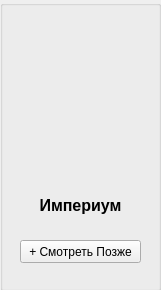
<?xml version="1.0" encoding="UTF-8"?>
<ui version="4.0">
 <class>Form</class>
 <widget class="QWidget" name="Form">
  <property name="geometry">
   <rect>
    <x>0</x>
    <y>0</y>
    <width>161</width>
    <height>290</height>
   </rect>
  </property>
  <property name="windowTitle">
   <string>Form</string>
  </property>
  <widget class="QGroupBox" name="groupBox">
   <property name="enabled">
    <bool>true</bool>
   </property>
   <property name="geometry">
    <rect>
     <x>0</x>
     <y>0</y>
     <width>161</width>
     <height>291</height>
    </rect>
   </property>
   <property name="title">
    <string/>
   </property>
   <widget class="QLabel" name="film_poster_2">
    <property name="geometry">
     <rect>
      <x>0</x>
      <y>0</y>
      <width>161</width>
      <height>191</height>
     </rect>
    </property>
    <property name="minimumSize">
     <size>
      <width>161</width>
      <height>0</height>
     </size>
    </property>
    <property name="frameShape">
     <enum>QFrame::NoFrame</enum>
    </property>
    <property name="text">
     <string/>
    </property>
    <property name="pixmap">
     <pixmap>duna.jpg</pixmap>
    </property>
    <property name="scaledContents">
     <bool>true</bool>
    </property>
   </widget>
   <widget class="QLabel" name="film_bg_2">
    <property name="geometry">
     <rect>
      <x>0</x>
      <y>190</y>
      <width>161</width>
      <height>101</height>
     </rect>
    </property>
    <property name="text">
     <string/>
    </property>
    <property name="pixmap">
     <pixmap>backgroung.png</pixmap>
    </property>
    <property name="scaledContents">
     <bool>true</bool>
    </property>
   </widget>
   <widget class="QLabel" name="film_name_2">
    <property name="geometry">
     <rect>
      <x>20</x>
      <y>190</y>
      <width>121</width>
      <height>31</height>
     </rect>
    </property>
    <property name="text">
     <string>&lt;html&gt;&lt;head/&gt;&lt;body&gt;&lt;p align=&quot;center&quot;&gt;&lt;span style=&quot; font-size:12pt; font-weight:600;&quot;&gt;Империум&lt;/span&gt;&lt;/p&gt;&lt;/body&gt;&lt;/html&gt;</string>
    </property>
   </widget>
   <widget class="QPushButton" name="btn_watch_later_2">
    <property name="geometry">
     <rect>
      <x>20</x>
      <y>240</y>
      <width>121</width>
      <height>23</height>
     </rect>
    </property>
    <property name="text">
     <string>+ Смотреть Позже</string>
    </property>
    <property name="autoDefault">
     <bool>false</bool>
    </property>
    <property name="default">
     <bool>false</bool>
    </property>
    <property name="flat">
     <bool>false</bool>
    </property>
   </widget>
  </widget>
 </widget>
 <resources/>
 <connections/>
</ui>
